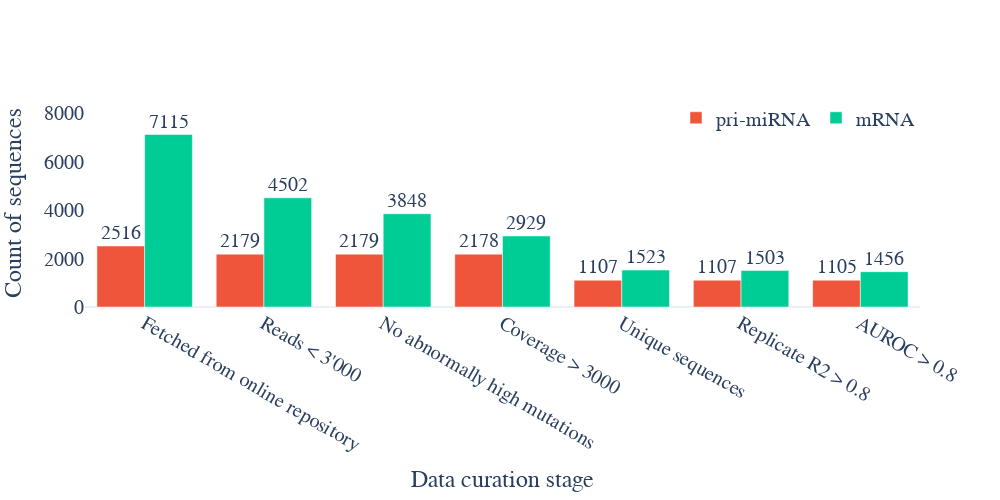

This figure's notebook cell:
### Code cell
import plotly.graph_objects as go
import plotly

colors = plotly.colors.qualitative.Plotly

fig = go.Figure()
# show the count of sequences at each stage
fig.add_trace(go.Bar(x=df.columns, y=df.loc['Pri-miRNA'], name='pri-miRNA', marker_color=colors[1], text=df.loc['Pri-miRNA'], textposition='outside'))
fig.add_trace(go.Bar(x=df.columns, y=df.loc['Human mRNA'], name='mRNA', marker_color=colors[2], text=df.loc['Human mRNA'], textposition='outside'))
fig.update_layout(xaxis_title='Data curation stage', yaxis_title='Count of sequences')
fig.update_layout(template='plotly_white', font=dict(size=20, family='Times New Roman'))
# remove horizontal grid lines
fig.update_yaxes(showgrid=False)
# place the legend inside the plot
fig.update_layout(legend=dict(
    orientation="h",
    yanchor="bottom",
    y=.82,
    xanchor="right",
    x=1
))
# increase the y axis range
fig.update_layout(yaxis=dict(range=[0, 1.2*df.max().max()]))
fig.update_layout(height=500, width=1000)
# save as high resolution png
fig.write_image('images/S3/data_curation_stats.png', scale=5)
fig.show()

### Figure 1 — Plotly figure (JSON) as saved in the notebook; plotly's stock layout.template omitted (floating-point values rounded to 4 significant figures)
{"data": [{"marker": {"color": "#EF553B"}, "name": "pri-miRNA", "text": [2516, 2179, 2179, 2178, 1107, 1107, 1105], "textposition": "outside", "type": "bar", "x": ["Fetched from online repository", "Reads < 3'000", "No abnormally high mutations", "Coverage > 3000", "Unique sequences", "Replicate R2 > 0.8", "AUROC > 0.8"], "y": [2516, 2179, 2179, 2178, 1107, 1107, 1105]}, {"marker": {"color": "#00CC96"}, "name": "mRNA", "text": [7115, 4502, 3848, 2929, 1523, 1503, 1456], "textposition": "outside", "type": "bar", "x": ["Fetched from online repository", "Reads < 3'000", "No abnormally high mutations", "Coverage > 3000", "Unique sequences", "Replicate R2 > 0.8", "AUROC > 0.8"], "y": [7115, 4502, 3848, 2929, 1523, 1503, 1456]}], "layout": {"font": {"family": "Times New Roman", "size": 20}, "height": 500, "legend": {"orientation": "h", "x": 1, "xanchor": "right", "y": 0.82, "yanchor": "bottom"}, "width": 1000, "xaxis": {"title": {"text": "Data curation stage"}}, "yaxis": {"range": [0, 8538], "showgrid": false, "title": {"text": "Count of sequences"}}}}
